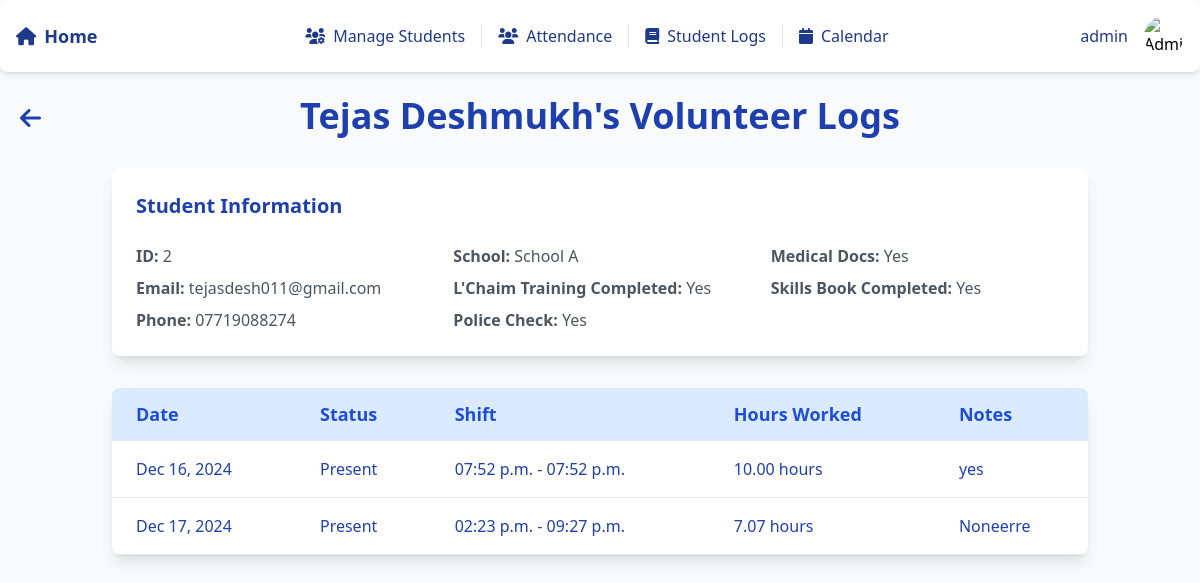
Page /student/2/logs/ (signed in) on the earlier database version.
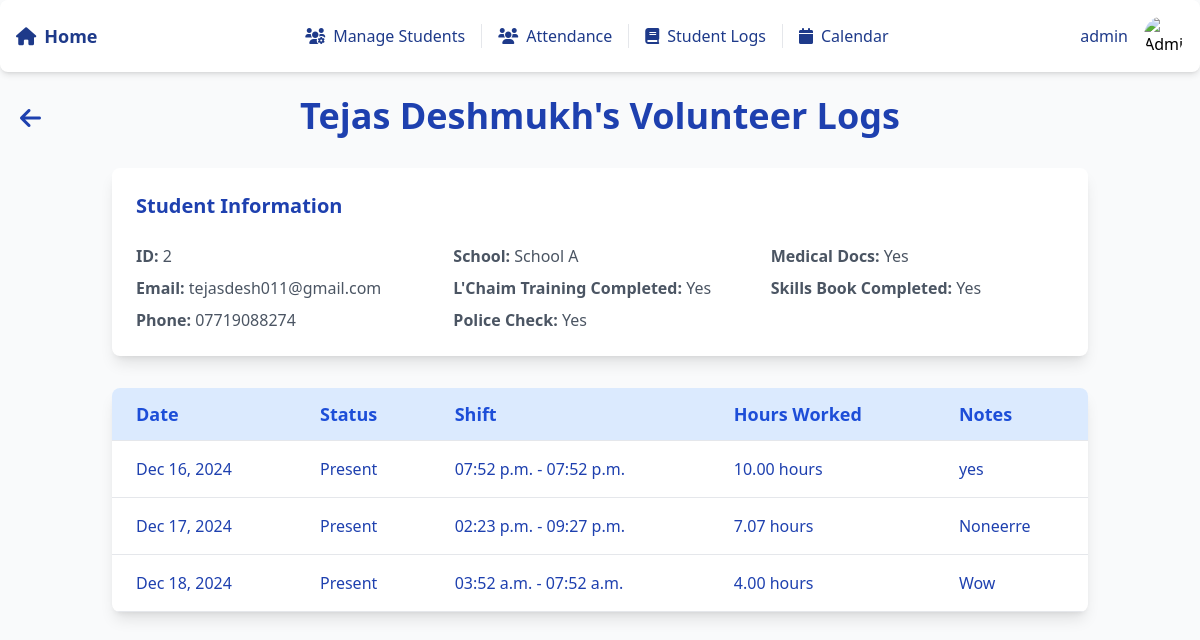
Same page on the later database version.
### students/models.py (models this page shows, shortened)
class StudentProfile(models.Model):
    first_name = models.CharField(max_length=100)
    last_name = models.CharField(max_length=100)
    phone = models.CharField(max_length=15, default='0000000000')
    email = models.EmailField(unique=True)
    school = models.CharField(max_length=100, choices=[
        ('Toronto Business', 'Toronto Business'),
        ('School A', 'School A'),
        ('School B', 'School B'),
        ('School C', 'School C'),
        ('School D', 'School D'),
    ])
    lchaim_training_completed = models.BooleanField(default=False)
    police_check = models.BooleanField(default=False)
    med_docs = models.BooleanField(default=False)
    hours_requested = models.PositiveIntegerField(null=True, blank=True)
    hours_completed = models.PositiveIntegerField(default=0)
    shift_requested = models.CharField(max_length=10, choices=[
        ('Weekdays', 'Weekdays'),
        ('Weekends', 'Weekends'),
    ])
    lchaim_orientation_date = models.DateField()
    skills_book_completed = models.BooleanField(default=False)
    comments = models.TextField(blank=True, null=True)

class VolunteerLog(models.Model):
    student = models.ForeignKey(StudentProfile, on_delete=models.CASCADE, related_name="volunteer_logs")
    date = models.DateField()
    start_time = models.TimeField(null=True, blank=True)
    end_time = models.TimeField(null=True, blank=True)
    hours_worked = models.DecimalField(max_digits=5, decimal_places=2, null=True)
    status = models.CharField(max_length=10, choices=[('Present', 'Present'), ('Absent', 'Absent')], default='Absent')
    notes = models.TextField(blank=True, null=True)
    class Meta:
        ordering = ['date']

### students/views.py (the view)
    def wrap(request, *args, **kwargs):
        if not request.user.groups.filter(name='Admin').exists():
            return redirect('student_profile_list')
        return function(request, *args, **kwargs)

### students/views.py (called while the page is built)
def admin_required(function):
    def wrap(request, *args, **kwargs):
        if not request.user.groups.filter(name='Admin').exists():
            return redirect('student_profile_list')
        return function(request, *args, **kwargs)
    return wrap

@admin_required
def student_details(request, student_id):
    student = get_object_or_404(StudentProfile, id=student_id)
    volunteer_logs = VolunteerLog.objects.filter(student=student)
    total_hours = 0
    for log in volunteer_logs:
        if log.status == 'Present':
            if log.status == 'Present':
                total_hours += log.hours_worked if log.hours_worked else 7
    return render(request, 'student_details.html', {
        'student': student,
        'volunteer_logs': volunteer_logs,
        'total_hours': total_hours
    })

### students/templates/student_details.html (shortened to what this page needs)
<!DOCTYPE html>
<html lang="en">
<head>
    <script src="https://cdn.tailwindcss.com"></script>
</head>
<body class="bg-gray-50">
    {% include 'navbar.html' %}
    <button onclick="window.history.back()" class="back-button mt-20">
        <i class="fas fa-arrow-left"></i>
    </button>
    <div class="container mx-auto px-6 mt-24">
        <h1 class="text-4xl font-semibold text-center text-blue-800 mb-8">{{ student.first_name }} {{ student.last_name }}'s Volunteer Logs</h1>
        <div class="grid gap-8 mb-8">
            <div class="col-span-1 bg-white p-6 rounded-lg shadow-lg hover:shadow-xl transition duration-300">
                <h3 class="text-xl font-semibold text-blue-800 mb-6">Student Information</h3>
                <div class="grid grid-cols-1 sm:grid-cols-2 lg:grid-cols-3 gap-6">
                    <div class="space-y-2">
                        <p class="text-gray-600"><strong>ID:</strong> {{ student.id }}</p>
                        <p class="text-gray-600"><strong>Email:</strong> {{ student.email }}</p>
                        <p class="text-gray-600"><strong>Phone:</strong> {{ student.phone }}</p>
                    </div>
                    <div class="space-y-2">
                        <p class="text-gray-600"><strong>School:</strong> {{ student.school }}</p>
                        <p class="text-gray-600"><strong>L'Chaim Training Completed:</strong> {{ student.lchaim_training_completed|yesno:"Yes,No" }}</p>
                        <p class="text-gray-600"><strong>Police Check:</strong> {{ student.police_check|yesno:"Yes,No" }}</p>
                    </div>
                    <div class="space-y-2">
                        <p class="text-gray-600"><strong>Medical Docs:</strong> {{ student.med_docs|yesno:"Yes,No" }}</p>
                        <p class="text-gray-600"><strong>Skills Book Completed:</strong> {{ student.skills_book_completed|yesno:"Yes,No" }}</p>
                    </div>
                </div>
            </div>
        </div>
        <div class="overflow-x-auto bg-white shadow-lg rounded-lg mb-8">
            <table class="min-w-full">
                <thead class="bg-blue-100">
                    <tr class="border-b">
                        <th class="py-3 px-6 text-left text-lg font-semibold text-blue-700">Date</th>
                        <th class="py-3 px-6 text-left text-lg font-semibold text-blue-700">Status</th>
                        <th class="py-3 px-6 text-left text-lg font-semibold text-blue-700">Shift</th>
                        <th class="py-3 px-6 text-left text-lg font-semibold text-blue-700">Hours Worked</th>
                        <th class="py-3 px-6 text-left text-lg font-semibold text-blue-700">Notes</th>
                    </tr>
                </thead>
                <tbody>
                    {% for log in volunteer_logs %}
                        <tr class="hover-row border-b">
                            <td class="py-4 px-6 text-blue-800">{{ log.date|date:"M d, Y" }}</td>
                            <td class="py-4 px-6 text-blue-800">{{ log.status }}</td>
                            <td class="py-4 px-6 text-blue-800">{{ log.start_time|time:"h:i a" }} - {{ log.end_time|time:"h:i a" }}</td>
                            <td class="py-4 px-6 text-blue-800">{{ log.hours_worked }} hours</td>
                            <td class="py-4 px-6 text-blue-800">{{ log.notes|default:"None" }}</td>
                        </tr>
                    {% endfor %}
                </tbody>
            </table>
        </div>
    </div>
</body>
</html>

### students/templates/navbar.html (shortened to what this page needs)
<!DOCTYPE html>
<html lang="en">
<head>
    <link href="https://cdnjs.cloudflare.com/ajax/libs/font-awesome/6.0.0-beta3/css/all.min.css" rel="stylesheet">
    <script src="https://cdn.tailwindcss.com"></script>
</head>
<body class="bg-gray-100">
<div class="flex justify-between items-center bg-white shadow-md p-4 rounded-lg z-20 fixed w-full top-0 left-0">
    <div class="flex items-center space-x-4">
        <a href="/" class="text-blue-900 hover:text-blue-700 text-lg font-semibold flex items-center space-x-2 transition duration-300">
            <i class="fas fa-home"></i>
            <span>Home</span>
        </a>
    </div>
    <div class="flex items-center space-x-4">
        <a href="{% url 'student_profile_list' %}"  class="text-blue-900 hover:text-blue-700 flex items-center space-x-2 transition duration-300 border-r pr-4">
            <i class="fas fa-users-cog"></i> <span>Manage Students</span>
        </a>
        <a href="{% url 'student_attendance' %}" class="text-blue-900 hover:text-blue-700 flex items-center space-x-2 transition duration-300 border-r pr-4">
            <i class="fas fa-users"></i> <span>Attendance</span>
        </a>
        <a href="{% url 'student_logs' %}" class="text-blue-900 hover:text-blue-700 flex items-center space-x-2 transition duration-300 border-r pr-4">
            <i class="fas fa-book"></i> <span>Student Logs</span>
        </a>
        <a href="{% url 'calendar_student_logs' %}" class="text-blue-900 hover:text-blue-700 flex items-center space-x-2 transition duration-300">
            <i class="fas fa-calendar"></i> <span>Calendar</span>
        </a>
    </div>
    <div class="flex items-center space-x-4">
        <span class="text-blue-900">{{ user.username }}</span>
        <div class="relative">
            {% if user.is_superuser %}
            <img src="https://imgs.search.brave.com/NC51VdJXCpWmrErvqbLS_f4HHRojgDZTWB6Bi_doPWA/rs:fit:860:0:0:0/g:ce/aHR0cHM6Ly9pbWcu/ZnJlZXBpay5jb20v/ZnJlZS1waG90by9w/b3J0cmFpdC1zZW5p/b3ItZmVtYWxlLXBy/b2Zlc3Nvci1lZHVj/YXRpb24tZGF5XzIz/LTIxNTA5ODAwODgu/anBnP3NlbXQ9YWlz/X2h5YnJpZA" alt="Admin Avatar" class="w-10 h-10 rounded-full cursor-pointer">
            {% else %}
            <img src="https://imgs.search.brave.com/4dZymj9_G3yyq_rtQBB3436cJcDYW3nWByX4-l_re3s/rs:fit:500:0:0:0/g:ce/aHR0cHM6Ly9pLnBp/bmltZy5jb20vb3Jp/Z2luYWxzL2FmL2Y5/LzVkL2FmZjk1ZGMx/MjVhMzg1ZDBkNmM1/YzVlNDdiNjliMzdh/LmpwZw" alt="School Avatar" class="w-10 h-10 rounded-full cursor-pointer">
            {% endif %}
        </div>
    </div>
</div>
</body>
</html>

### students/templates/student_details.html (style rules this page uses)
.back-button { position: absolute; top: 20px; left: 20px; background-color: transparent; color: #1E40AF; font-size: 24px; border: none; cursor: pointer; transition: transform 0.3s; }

Differences in the rows shown:
added VolunteerLog: date "Dec 18, 2024", status "Present", start_time "03:52 a.m.", end_time "07:52 a.m.", hours_worked "4.00", notes "Wow"
